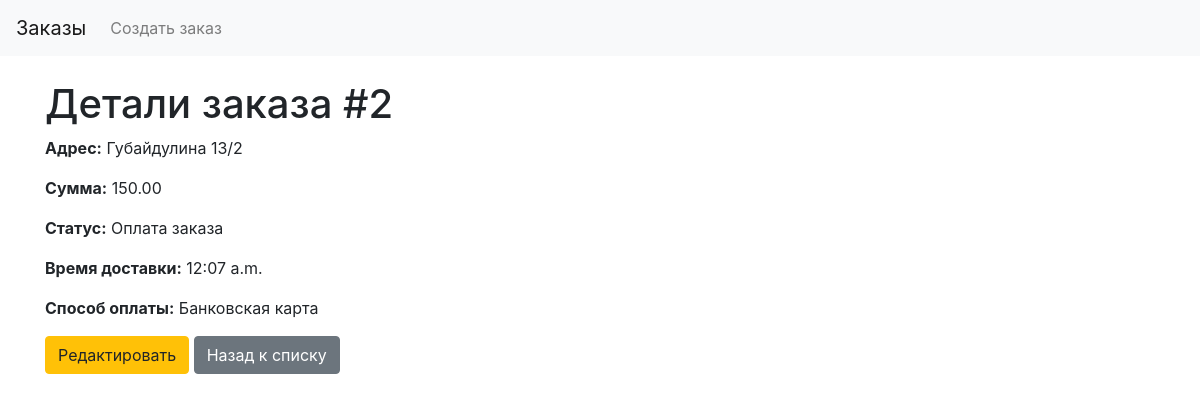
Page /2/ on the committed database.
### core/models.py (models this page shows, shortened)
class Order(models.Model):
    class DeliveryStatus(models.TextChoices):
        PAYING = 'PAYING', 'Оплата заказа'
        PREPARING = 'PREPARING', 'Заказ готовится'
        DELIVERING = 'DELIVERING', 'Заказ доставляется'
        RECEIVED = 'RECEIVED', 'Заказ получен'
    class PaymentMethod(models.TextChoices):
        BANK_CARD = 'BANK_CARD', 'Банковская карта'
    products = models.ManyToManyField(to=Product, related_name='orders',
                                      verbose_name='Товары')
    cafe = models.ForeignKey(to=Cafe, on_delete=models.PROTECT, related_name='orders', verbose_name='Кофейни',
                             null=True)
    sum = models.DecimalField(verbose_name='Сумма', max_digits=10, decimal_places=2, null=True, blank=True)
    delivery_status = models.CharField('Статус доставки', max_length=100, choices=DeliveryStatus.choices,
                                       default=DeliveryStatus.PAYING, null=True, blank=True)
    payment_method = models.CharField('Способ оплаты', max_length=100, choices=PaymentMethod.choices, null=True)
    address = models.TextField('Адрес', null=True, blank=True)
    waiting_time = models.TimeField('Время доставки', null=True, blank=True)
    class Meta:
        verbose_name = 'Заказ'
        verbose_name_plural = 'Заказы'
        ordering = ('waiting_time',)

### core/views.py (the view)
# urls.py: path('<int:pk>/', OrderDetailView.as_view(), name='order_detail'),
class OrderDetailView(DetailView):
    model = Order
    template_name = 'orders/order_detail.html'
    context_object_name = 'order'

### templates/orders/order_detail.html
{% extends 'base.html' %}
{% block content %}
    <h1>Детали заказа #{{ order.id }}</h1>
    <p><strong>Адрес:</strong> {{ order.address }}</p>
    <p><strong>Сумма:</strong> {{ order.sum }}</p>
    <p><strong>Статус:</strong> {{ order.get_delivery_status_display }}</p>
    <p><strong>Время доставки:</strong> {{ order.waiting_time }}</p>
    <p><strong>Способ оплаты:</strong> {{ order.get_payment_method_display }}</p>
    <a href="{% url 'order_update' order.pk %}" class="btn btn-warning">Редактировать</a>
    <a href="{% url 'order_list' %}" class="btn btn-secondary">Назад к списку</a>
{% endblock %}

### rows in the picture
Order: id "2", address "Губайдулина 13/2", sum "150.00", delivery_status "Оплата заказа", waiting_time "12:07 a.m.", payment_method "Банковская карта"
